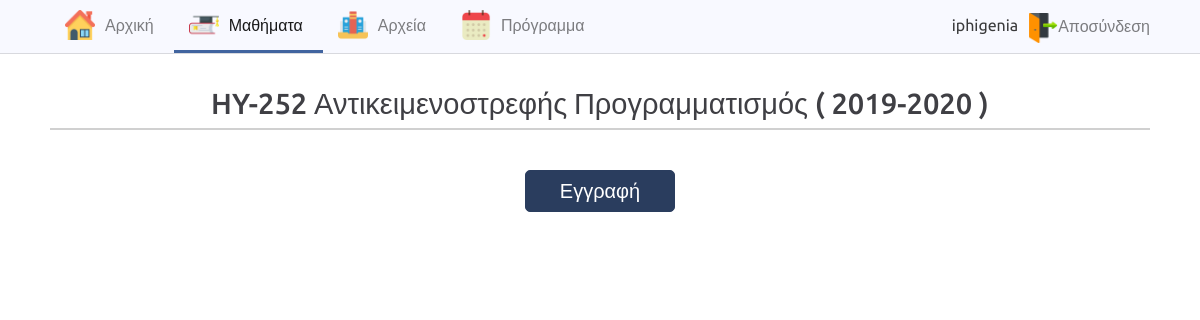
The app's page /lesson.php?lesson_id=4 (signed in) with its own data.
### tables this page shows
CREATE TABLE `lessons` (
  `lesson_id` int(255) NOT NULL,
  `lesson_code` int(255) NOT NULL,
  `lesson_name` varchar(225) NOT NULL,
  `type` enum('Κορμού','Ε3','Ε4','Ε5','Ε6','Ε7') NOT NULL,
  `professor` varchar(225) NOT NULL,
  `year` enum('2016-2017','2017-2018','2018-2019','2019-2020','2020-2021','2023-2024') NOT NULL,
  `semester` enum('Χειμερινό','Εαρινό') NOT NULL
);

### php/log.php (called while the page is built, shortened)
<?php
    include("connect.php");
    $db->set_charset('utf8');
    if (!isset($_SESSION['username'])) {
        $_SESSION['msg'] = "You must log in first";
        header('location: login.php');
    }else{
        $username = $_SESSION['username'];
        $query="SELECT * FROM students WHERE username='$username'";
        $result = $db->query($query);
        if ($result->num_rows > 0) {
            while($row = $result->fetch_assoc()) {
            $student_id=$row['id'];
            }
        }
    }
?>

### php/lesson.php (called while the page is built, shortened)
<?php
if(isset($_GET['lesson_id']) && $_GET['lesson_id'] !== ''){
  $invalid_lesson=0;
  $lesson_id = $_GET['lesson_id'];
  $sql="SELECT lesson_name FROM `lessons`  WHERE lesson_id='$lesson_id' ";
  $result = $db->query($sql);
  if($result->num_rows > 0){
    while($row = $result->fetch_assoc()){
      $lesson_name=$row["lesson_name"];
    }
  }else{
    $invalid_lesson=1;
  }
}else{
  $invalid_lesson=1;
}
?>

### lesson.php (the view, shortened to what this page needs)
<?php
    include("php/log.php");
    include("php/lesson.php");
?>
<!DOCTYPE html>
<html lang="el">
<head>
    <link rel="stylesheet" href="https://stackpath.bootstrapcdn.com/bootstrap/4.4.1/css/bootstrap.min.css"
>
    <link rel="stylesheet" href="https://cdnjs.cloudflare.com/ajax/libs/font-awesome/4.7.0/css/font-awesome.min.css">
    <link rel="stylesheet" href="css/style.css">
</head>
<body>
    <nav class="navbar navbar-expand-lg navbar-light bg-light">
        <div class="collapse navbar-collapse" id="navbarNavDropdown">
            <ul class="navbar-nav menu-left">
                <li class="nav-item">
                    <img class="header-img" src="images/home.png" alt="Home image">
                    <a class="nav-link" href="index.php">Αρχική </a>
                </li>
                <li class="nav-item active">
                    <img class="header-img" src="images/university.png" alt="University image">
                    <a class="nav-link" href="list_lessons.php">Μαθήματα</a>
                </li>
                <li class="nav-item">
                    <img class="header-img" src="images/folder.png" alt="Folder image">
                    <a class="nav-link" href="list_files.php">Αρχεία</a>
                </li>
                <li class="nav-item">
                    <img class="header-img" src="images/calendar.png" alt="Calendar image">
                    <a class="nav-link" href="calendar.php">Πρόγραμμα</a>
                </li>
            </ul>
            <div class="div-log-out">
                <span id="login-name"><?php echo $username; ?></span>
                <span>
                    <a href="php/logout.php" id="logout">
                        <img src="images/logout.png" id="image-logout" alt="Loggout image">Αποσύνδεση</a>
                </span>
            </div>
        </div>
    </nav>
    <div class="content">
        <?php
        if($invalid_lesson==0){
            $check="SELECT * FROM enrollment WHERE enrollment.student_id='$student_id' AND enrollment.lesson_id='$lesson_id'";
            $n_result = $db->query($check);
            if ($n_result->num_rows > 0) {
                $sql="SELECT * FROM `lessons` JOIN `assignments` WHERE lessons.lesson_id='$lesson_id' AND assignments.lesson_id='$lesson_id' ORDER BY deadline";
                $result = $db->query($sql);
                if ($result->num_rows > 0) {
                    $tmp=0;
                    while($row = $result->fetch_assoc()) {
                        if($tmp==0){
                            echo "<h2 id='lesson-title'> HY-".$row['lesson_code']. " ".$lesson_name." ( ".$row['year']." )</h2>";
                            echo "<div class='tasks'>";
                        }
                        $file=$row["assignment_file"];
                        $assignment_id=$row["assignment_id"];
                        echo    "<div class='task'>
                                <div class='task-header'>
                                    <h4>".$row["assignment_name"]. "</h4>
                                </div>
                                <div class='task-body'>
                                <h6> ".$row["details"]."</h6>
                                <div class='card-text files-section'>
                                <div class='content-up'>
                                <a class='file-button' href='$file' target='_blank'>Εκφώνηση</a>";
                                $check="SELECT * FROM files WHERE files.student_id='$student_id' AND files.assignment_id='$assignment_id'";
                                $n_result = $db->query($check);
                                if ($n_result->num_rows > 0) {
                                    $rw = $n_result->fetch_assoc();
                                    $filepath=$rw["filepath"];
                                    if($today<=$row['deadline'])
                                        echo"<a class='upload-button' href='upload.php?assignment_id=$assignment_id'><i class='fa fa-upload'></i> Re-Upload</a>";
                                    echo "</div><div class='content-down'><a class='file-button' href='$filepath' target='_blank'>".$rw['filename']."</a>";
                                    echo "<a class='download-button' href='php/download.php?assignment_id=$assignment_id'><i class='fa fa-download'> </i> Download</a></div>";
                                }else{
                                    if($today<=$row['deadline'])
                                        echo "<a class='upload-button' href='upload.php?assignment_id=$assignment_id'><i class='fa fa-upload'></i> Upload</a>" ;
                                    echo "</div><div class='content-down'><a class='file-btn' >Δεν έχετε παραδώσει κάποιο αρχείο</a></div>";
                                }
                                $date=date_create($row["deadline"]);
                                echo "</div></div><div class='deadline'><p>Deadline: ".date_format($date,"d/m/Y")."</p></div></div>";
                                $tmp++;
                    }
                }
                echo "
                </div><form action='' method='post' enctype='multipart/form-data' class='undo-form'>
                <input type='submit' value='Διαγραφή εγγραφής' name='undo-enroll' id='input-enroll' class='undo-enroll'>
                </form>";
            }else{
                $sql="SELECT * FROM `lessons`  WHERE lesson_id='$lesson_id'";
                $result = $db->query($sql);
                $tmp=0;
                while($row = $result->fetch_assoc()) {
                    if($tmp==0)
                        echo "<h2 id='lesson-title'> HY-".$row['lesson_code']. " ".$lesson_name." ( ".$row['year']." )</h2>";
                    $tmp++;
                }
                echo "
                <form action='' method='post' enctype='multipart/form-data'>
                <input type='submit' value='Εγγραφή' name='enroll' id='input-enroll'>
                </form></div>";
            }
        }else
            echo"Το μάθημα δεν βρέθηκε!";
        ?>
</body>
</html>

### css/style.css (style rules this page uses)
body { max-width: 1905px; margin:0 auto; font-family: 'Ubuntu', sans-serif; }
.content { margin:auto 100px; }
.content > form:nth-child(2) { text-align: center; }
#login-name { margin: 0 10px; padding-bottom: 5px; color: rgba(0, 0, 0, 0.77); }
.div-log-out { height:53px; max-width: 500px; display: flex; justify-content: flex-end; align-items: center; float:right; border-bottom:3px solid transparent; margin-right: 100px; }
.div-log-out span { padding-top: 5px; }
.div-log-out a { color:rgba(0,0,0,.5); }
#image-logout { width:30px; height:30px; }
@media (min-width: 992px) { .navbar-expand-lg .navbar-collapse { display:block !important; } }
.bg-light { background-color: #f8f9ff!important; }
.header-img { width:30px; height:30px; margin-left:15px; }
#navbarNavDropdown { border-bottom: 1px solid #00000021; }
.nav-item { padding: 10px 0px 10px 0px; margin: 0px 0px 0px 0px; border-bottom: 3px solid transparent; display:flex; flex-direction: row; align-items: center; }
.nav-item.active { border-bottom: 3px solid hsl(218, 42%, 44%); }
.nav-link { margin-right:10px; padding-right:0px; }
nav.navbar.bg-light { padding: 0px 0px 0px 0px; margin-bottom:25px; }
.collapse.navbar-collapse { display:flex!important; justify-content: space-between; }
.navbar-nav { margin-left: 100px; }
.navbar-nav .nav-link { padding:0px 10px!important; }
.menu-left { float:left; }
#input-enroll { background-color: hsl(218.1, 38.2%, 26.7%) !important; padding: 5px 10px; border-radius: 5px; color: white; width: 150px; text-align: center; border: 1px solid hsl(218.1, 38.2%, 26.7%); font-size:20px; }
#lesson-title { text-align: center; margin-bottom: 40px; }
#lesson-title { margin-left: auto; margin-right: auto; padding: 7px 0px; color: #3f3f44; border-bottom: 2px solid #d0d0d0; }
@media (max-width: 1200px) { .content { margin: auto 50px; } }
@media (max-width: 1200px) { #lesson-title { font-size:29px; } }
@media (max-width: 1200px) { .navbar-nav { margin-left: 50px; } }
@media (max-width: 1200px) { .div-log-out { margin-right: 50px; } }
@media (max-width: 1200px) { .navbar-nav { flex-direction: row; } }

### records on screen
lessons: lesson_code "252", lesson_name "Αντικειμενοστρεφής Προγραμματισμός", year "2019-2020"

### other values on screen
$username "iphigenia"
